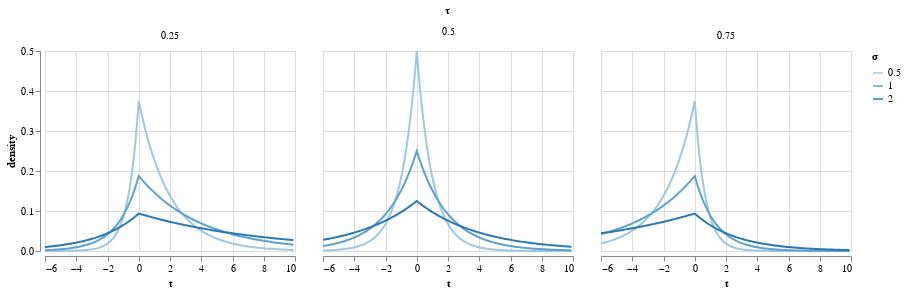

Notebook code cell kept with this figure:
### Code cell
alt.Chart(ndf).mark_line().encode(
    x=alt.X("t", title="t"),
    y="density",
    color="σ:O",
).properties(width=250, height=200).facet(facet="τ:N")

### Figure 1 — Vega-Lite specification as saved in the notebook (floating-point values rounded to 4 significant figures; data arrays with more than 128 entries replaced by an {"elided": "..."} marker saying what was removed)
{"config": {"view": {"continuousWidth": 400, "continuousHeight": 300}}, "data": {"name": "data-8c2e2cda43e02532f3086f8425596ba3"}, "facet": {"type": "nominal", "field": "τ"}, "spec": {"mark": "line", "encoding": {"color": {"type": "ordinal", "field": "σ"}, "x": {"type": "quantitative", "field": "t", "title": "t"}, "y": {"type": "quantitative", "field": "density"}}, "height": 200, "width": 250}, "$schema": "https://vega.github.io/schema/vega-lite/v4.8.1.json", "datasets": {"data-8c2e2cda43e02532f3086f8425596ba3": {"elided": "1440 records"}}}
